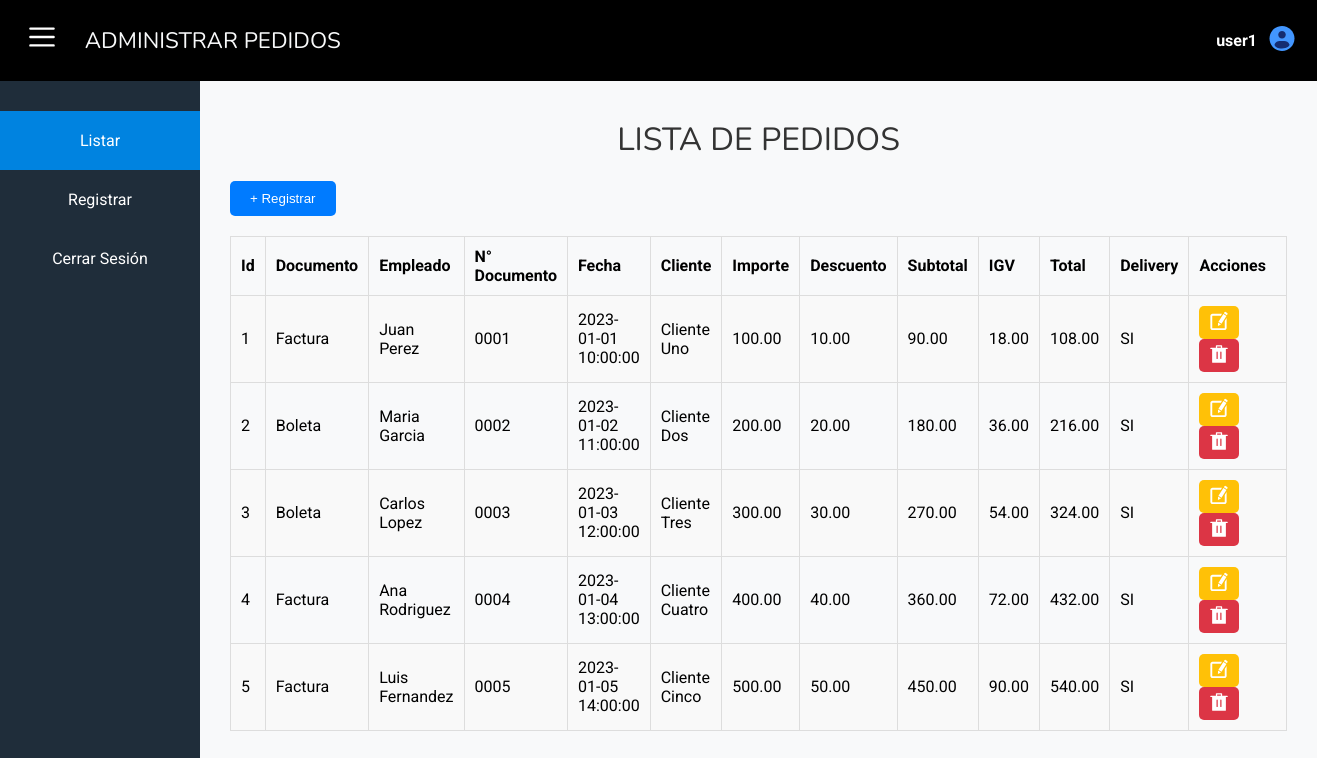
/php/layout/dashboard.php (signed in), run on the app's committed database.
### tables this page shows
CREATE TABLE
  Pedido (
    IdPedido INT NOT NULL,
    IdDocumento TINYINT UNSIGNED NOT NULL,
    IdEmpleado CHAR(6) NOT NULL,
    NumDocumento VARCHAR(15) NOT NULL,
    Fecha DATETIME NOT NULL,
    IdCliente CHAR(6) NOT NULL,
    Importe NUMERIC(10, 2) NOT NULL,
    Subtotal NUMERIC(10, 2) NOT NULL,
    Descuento NUMERIC(10, 2) NULL,
    IGV NUMERIC(10, 2) NOT NULL,
    Total NUMERIC(10, 2) NOT NULL,
    Delivery TINYINT UNSIGNED NOT NULL,
    Estado TINYINT UNSIGNED NOT NULL,
    PRIMARY KEY (IdPedido),
    FOREIGN KEY (IdDocumento) REFERENCES Documento (IdDocumento),
    FOREIGN KEY (IdEmpleado) REFERENCES Empleado (IdEmpleado),
    FOREIGN KEY (IdCliente) REFERENCES Cliente (IdCliente)
  );

CREATE TABLE
  Documento (
    IdDocumento TINYINT UNSIGNED NOT NULL AUTO_INCREMENT,
    NomDocumento VARCHAR(20) NULL,
    Serie TINYINT UNSIGNED NOT NULL,
    ConDocumento INT NOT NULL,
    PRIMARY KEY (IdDocumento)
  );

CREATE TABLE
  Cliente (
    IdCliente CHAR(6) NOT NULL,
    NomCliente VARCHAR(50) NOT NULL,
    RUC CHAR(11) NOT NULL,
    DirCliente VARCHAR(60) NOT NULL,
    TelCliente VARCHAR(20) NULL,
    Clave VARCHAR(10) NULL,
    PRIMARY KEY (IdCliente)
  );

### php/layout/listar.php (the view, shortened to what this page needs)
<?php
include ('../config/connection.php');
$query = "CALL SeleccionarPedidos()";
$result = mysqli_query($conn, $query);
if ($result && mysqli_num_rows($result) > 0) {
  ?>
  <h2 class="nunito">LISTA DE PEDIDOS</h2>
  <button id="registrar-btn" class="register-btn">+ Registrar</button>
  <table id="data-table">
    <thead>
      <tr>
        <th>Id</th>
        <th>Documento</th>
        <th>Empleado</th>
        <th>N° Documento</th>
        <th>Fecha</th>
        <th>Cliente</th>
        <th>Importe</th>
        <th>Descuento</th>
        <th>Subtotal</th>
        <th>IGV</th>
        <th>Total</th>
        <th>Delivery</th>
        <th class="col-acciones">Acciones</th>
      </tr>
    </thead>
    <tbody>
      <?php
      while ($row = mysqli_fetch_assoc($result)):
        ?>
        <tr>
          <td><?= htmlspecialchars($row['IdPedido']) ?></td>
          <td><?= htmlspecialchars($row['Documento']) ?></td>
          <td><?= htmlspecialchars($row['Empleado']) ?></td>
          <td><?= htmlspecialchars($row['NumDocumento']) ?></td>
          <td><?= htmlspecialchars($row['Fecha']) ?></td>
          <td><?= htmlspecialchars($row['Cliente']) ?></td>
          <td><?= htmlspecialchars($row['Importe']) ?></td>
          <td><?= htmlspecialchars($row['Descuento']) ?></td>
          <td><?= htmlspecialchars($row['Subtotal']) ?></td>
          <td><?= htmlspecialchars($row['IGV']) ?></td>
          <td><?= htmlspecialchars($row['Total']) ?></td>
          <td><?= htmlspecialchars($row['Delivery']) ?></td>
          <td class="col-acciones">
            <button class="edit-btn" data-pedido='<?= htmlspecialchars(json_encode($row)) ?>'>
              <img src="../../assets/svg/edit.svg" alt="Editar">
            </button>
            <button class="delete-btn">
              <img src="../../assets/svg/delete.svg" alt="Eliminar">
            </button>
          </td>
        </tr>
        <?php
      endwhile;
      ?>
    </tbody>
  </table>
  <?php
} else {
  ?>
  <p>No se encontraron registros.</p>
  <?php
}
?>

### php/components/header.php (shortened to what this page needs)
<!DOCTYPE html>
<html lang="en">
<head>
  <link rel="stylesheet" href="../../css/style.css">
</head>
<body class="roboto-regular">
  <header>
    <div class="header-left">
      <button id="toggleSidebar">
        <img src="../../assets/svg/bars-3.svg" alt="☰">
      </button>
      <h1 class="nunito">Administrar Pedidos</h1>
    </div>
    <div class="profile">
      <?php
      if (isset($_SESSION['username'])) {
        echo '<span>' . $_SESSION['username'] . '</span>';
      } else {
        echo '<span>nombre</span>';
      }
      ?>
      <div>
        <img src="../../assets/svg/user-person-profile.svg" alt="perfil">
      </div>
    </div>
  </header>
  <main>

### php/layout/dashboard.php (shortened to what this page needs)
<?php include ('../components/header.php'); ?>
<div class="main-content">
  <?php include ('../components/sidebar.php'); ?>
  <div id="main-content-right" class="main-content-right">
    <div id="section-listar" class="section-content" style="display: block;">
      <?php include ('listar.php'); ?>
    </div>
  </div>
</div>
<?php include ('../components/footer.php'); ?>

### php/components/sidebar.php
<div class="sidebar">
  <ul class="sidebar-menu">
    <li data-section="listar" class="active">
      <a href="#" class="sidebar-link">Listar</a>
    </li>
    <li data-section="registrar">
      <a href="#" class="sidebar-link">Registrar</a>
    </li>
    <li>
      <a href="#" id="logoutLink" class="sidebar-link">Cerrar Sesión</a>
    </li>
  </ul>
</div>

### php/components/footer.php (shortened to what this page needs)
</main>
</body>
</html>

### css/style.css (style rules this page uses)
:root { --color-primary: #4ab6e2;--color-secondary: #1d3557;--color-accent: #007bff;--color-accent-hover: #0056b3;--color-success: #218838;--color-warning: #e0a800;--color-danger: #c82333;--color-light: #f8f9fa;--color-dark: #343a40;--color-gray: #555;--font-family: "Roboto", sans-serif;--font-size-small: 14px;--font-size-medium: 16px;--font-size-large: 18px;--spacing-small: 10px;--spacing-medium: 20px;--spacing-large: 30px }
*,*::before,*::after { box-sizing:border-box;-webkit-box-sizing:border-box;-moz-box-sizing:border-box }
body { font-family:var(--font-family);margin:0;padding:0;background-color:var(--color-light) }
a { color:var(--color-gray);text-decoration:none }
ul,ol,li { list-style-type:none;margin:0;padding:0 }
.nunito { font-family:"Nunito",sans-serif;font-optical-sizing:auto;font-weight:400;font-style:normal }
.roboto-regular { font-family:"Roboto",sans-serif;font-weight:400;font-style:normal }
header { display:flex;justify-content:space-between;align-items:center;padding:10px 20px;background-color:#000 }
.header-left { display:flex;align-items:center }
.header-left h1 { color:var(--color-light);margin-left:1.3rem;font-size:1.4rem;text-transform:uppercase }
#toggleSidebar { font-size:2rem;color:#fff;border:none;background:none;cursor:pointer }
#toggleSidebar img { width:2rem;height:2rem }
.profile { display:flex;align-items:center }
.profile span { margin-right:10px;color:#fff;font-weight:bold }
.profile img { width:45px;height:45px;border-radius:50%;margin-right:5px }
.profile img:last-child { width:30px;height:45px;margin-right:0 }
.sidebar { display:block;background-color:#1f2d3a;color:#fff;height:100%;min-height:100vh;top:0;left:-300px;transition:left .3s ease;padding-top:30px }
.sidebar ul { list-style-type:none;padding:0 }
.sidebar ul li { padding:20px 0;text-align:center }
.sidebar ul li a { color:#fff;display:block }
.sidebar ul li:hover,.sidebar ul li.active { background-color:#0083e0 }
.main-content { position:relative;display:grid;grid-template-columns:200px 1fr }
.main-content-right { padding:10px 30px }
.main-content-right h2 { color:#333;font-size:2rem;margin-bottom:20px }
.register-btn { background-color:#007bff;color:#fff;padding:10px 20px;border:none;border-radius:5px;cursor:pointer }
table { width:100%;border-collapse:collapse;margin-top:20px }
table th,table td { padding:10px;border:1px solid #ddd;text-align:left }
table th { background-color:#f8f9fa }
table tbody tr:nth-child(odd) { background-color:#f9f9f9 }
.col-acciones { width:105px }
.edit-btn,.delete-btn { padding:5px 10px;border:none;border-radius:5px;cursor:pointer }
.edit-btn img,.delete-btn img { height:20px }
.edit-btn { background-color:#ffc107;color:#fff }
.delete-btn { background-color:#dc3545;color:#fff }
h2 { color:#333;margin-bottom:20px;font-size:2rem;text-transform:uppercase;text-align:center }

### data on the page
pedido: IdPedido "1", IdDocumento.NomDocumento "Factura", Empleado "Juan Perez", NumDocumento "0001", Fecha "2023-01-01 10:00:00", IdCliente.NomCliente "Cliente Uno", Importe "100.00", Descuento "10.00", Subtotal "90.00", IGV "18.00", Total "108.00", Delivery "SI"
pedido: IdPedido "2", IdDocumento.NomDocumento "Boleta", Empleado "Maria Garcia", NumDocumento "0002", Fecha "2023-01-02 11:00:00", IdCliente.NomCliente "Cliente Dos", Importe "200.00", Descuento "20.00", Subtotal "180.00", IGV "36.00", Total "216.00", Delivery "SI"
pedido: IdPedido "3", IdDocumento.NomDocumento "Boleta", Empleado "Carlos Lopez", NumDocumento "0003", Fecha "2023-01-03 12:00:00", IdCliente.NomCliente "Cliente Tres", Importe "300.00", Descuento "30.00", Subtotal "270.00", IGV "54.00", Total "324.00", Delivery "SI"
pedido: IdPedido "4", IdDocumento.NomDocumento "Factura", Empleado "Ana Rodriguez", NumDocumento "0004", Fecha "2023-01-04 13:00:00", IdCliente.NomCliente "Cliente Cuatro", Importe "400.00", Descuento "40.00", Subtotal "360.00", IGV "72.00", Total "432.00", Delivery "SI"
pedido: IdPedido "5", IdDocumento.NomDocumento "Factura", Empleado "Luis Fernandez", NumDocumento "0005", Fecha "2023-01-05 14:00:00", IdCliente.NomCliente "Cliente Cinco", Importe "500.00", Descuento "50.00", Subtotal "450.00", IGV "90.00", Total "540.00", Delivery "SI"

### other printed values
$_SESSION['username'] "user1"
